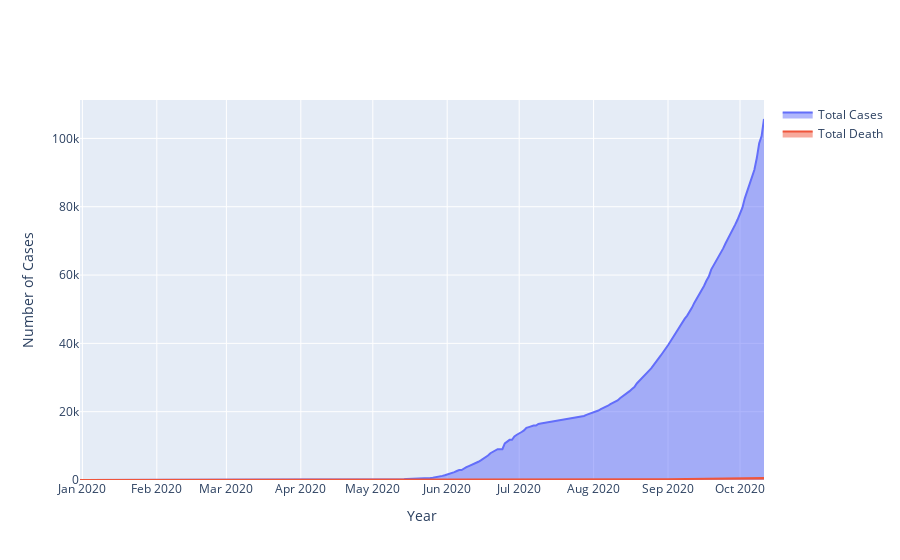

Notebook code for this chart:
### Markdown cell above
# Plotting only the graph of Nepal(TimeSeries)

### Code cell
# Extracting only data of Nepal
def return_nepal(location):
    if(location in ['Nepal']):
        return True
    else:
        return False

full_data_nepal = full_data[full_data.location.apply(return_nepal)]



# Visualizing the time Series data 
fig = go.Figure()
fig.add_trace(go.Scatter(x=full_data_nepal['date'], y=full_data_nepal['total_cases'], fill='tozeroy',name='Total Cases'))
fig.add_trace(go.Scatter(x=full_data_nepal['date'], y=full_data_nepal['total_deaths'], fill='tozeroy',name='Total Death'))


# Set x-axis title
fig.update_xaxes(title_text="Year")
fig.update_yaxes(title_text="Number of Cases")
fig.show()

### Figure 1 — Plotly figure (JSON) as saved in the notebook; plotly's stock layout.template omitted (floating-point values rounded to 4 significant figures; data arrays with more than 128 entries replaced by an {"elided": "..."} marker saying what was removed)
{"data": [{"fill": "tozeroy", "name": "Total Cases", "type": "scatter", "x": {"elided": "286 str values"}, "y": {"elided": "286 int values"}}, {"fill": "tozeroy", "name": "Total Death", "type": "scatter", "x": {"elided": "286 str values"}, "y": {"elided": "286 int values"}}], "layout": {"xaxis": {"title": {"text": "Year"}}, "yaxis": {"title": {"text": "Number of Cases"}}}}
